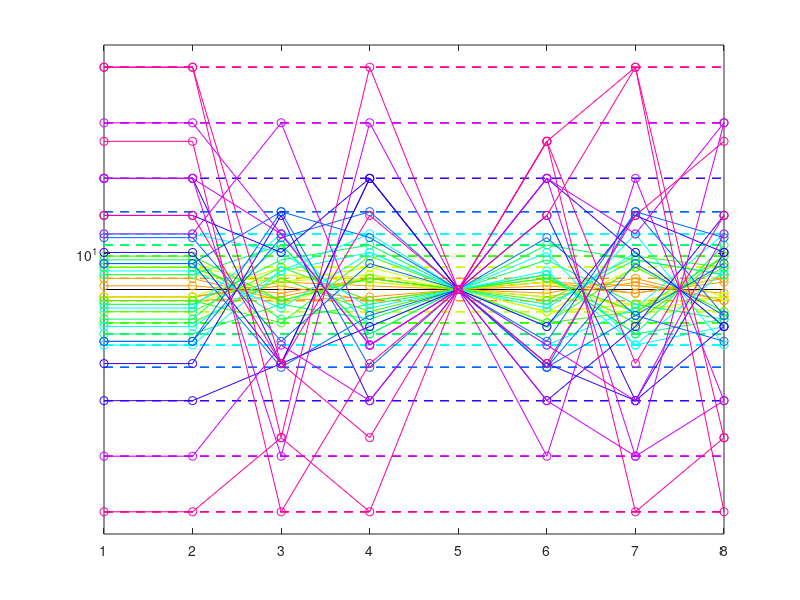

Source code (MATLAB):
function create_AM_jitter_matfiles_uniform_log2_v3
% New version for creating AM jitter stimuli. 
% Now done formulaically, along presumed perceptual axis.
% Also now always includes the "centroid" AM rate in the vectors, currently
% designed to be in the center position (i.e. 4th rate of vector length 7).
% This allows a standard comparison across randomized and ranked stimuli.
% 
% KP, 2016.

rng('shuffle');


%Stimulus parameters
AMrate      = 8; %Hz
AMrate_exp = log2(AMrate);
log2steps   = [0 0.1 0.2 0.3 0.4 0.5 0.7 1 1.5 2] ; 

N_periods   = 7; %must be an odd number, because "centroid" rate will always be included
AMrate_pos  = (N_periods+1)/2;
uniqueRates = N_periods;
reps = 5;


%Saving info
pn = 'D:\stim\AMjitter';
savedir = sprintf('AM_%iHz_final',AMrate);

%Plotting info
p_cols = hsv(length(log2steps));
figure(1); clf
plot([1 uniqueRates+1],[AMrate AMrate],'-k')

for ii = 1:numel(log2steps)
    
    rateMin = 2^(AMrate_exp - log2steps(ii) );
    rateMax = 2^(AMrate_exp + log2steps(ii) );
        
    %Get rate values equally spaced in logarithmic axis
    if log2steps(ii)>0
        
        steps = (uniqueRates+1)/2;
        
        rateVec = [2.^ linspace( AMrate_exp-log2steps(ii), AMrate_exp , steps)...
                   2.^ linspace( AMrate_exp, AMrate_exp+log2steps(ii), steps)];
               
        rateVec(steps:steps+1)=[]; %remove repeated rates. they will be added later at a fixed position.
        
        
        %Now permute rates for randomized vectors
        rVidx=[]; buffer=[];
        
        if N_periods > uniqueRates      % long vectors for Appetitive training
            
            rateVec = [rateVec AMrate]; %add centroid rate, order doesn't matter
            
            while numel(rVidx)<N_periods
                rVidx = [rVidx randperm(length(rateVec))];
            end
            
            buffer = rateVec(rVidx(1:N_periods));
            
            filename = sprintf('AM_%iHz_%s_rnd.mat',AMrate,num2str(log2steps(ii)*100));
            savefilename = fullfile(pn,'AppetitiveTraining',filename);
            save(savefilename,'buffer','-v7.3')
            
            
        elseif N_periods == uniqueRates  % short vectors for ephys and behavior
            
            %Save ranked versions first
            
             %increasing rate
            buffer = sort([rateVec AMrate],'ascend');
            buffer = [buffer(1) buffer];
            
            filename = sprintf('AM_%iHz_%s_inc.mat',AMrate,num2str(log2steps(ii)*100));
            savefilename = fullfile(pn,savedir,filename);
%             save(savefilename,'buffer','-v7.3')
            
             %decreasing rate
            buffer = sort([rateVec AMrate],'descend');
            buffer = [buffer(1) buffer];
            
            filename = sprintf('AM_%iHz_%s_dec.mat',AMrate,num2str(log2steps(ii)*100));
            savefilename = fullfile(pn,savedir,filename);
%             save(savefilename,'buffer','-v7.3')
            
            
            %Shuffle indices to get random rate vectors
            for rep = 1:reps
                
                buffer=[];
                rVidx = randperm(length(rateVec));
                
                buffer = [rateVec(rVidx(1)),...   %first rate will be skipped in program, but is used for TTL delay
                          rateVec(rVidx(1:AMrate_pos-1)),...
                          AMrate,...   %insert centroid AM rate in desired (middle) position
                          rateVec(rVidx(AMrate_pos:end))];
                
                
                %Save randomized rate vector file for each trial
                
                filename = sprintf('AM_%iHz_%s_rnd-%i.mat',AMrate,num2str(log2steps(ii)*100),rep);
                savefilename = fullfile(pn,savedir,filename);
%                 save(savefilename,'buffer','-v7.3')
                
                %Plot rate vectors
%                 if log2steps(ii)==1 
                    hold on
                    plot( 1:N_periods+1 , buffer , 'o-', 'Color',p_cols(ii,:) )
                    plot([1 1; N_periods+1 N_periods+1],...
                        [rateMin rateMax; rateMin rateMax],...
                        '--','Color',p_cols(ii,:))
                    hold off
%                 end
                
            end
        end
        
    elseif log2steps(ii)==0 %create and save vector for strictly periodic case
        
        buffer = repmat(AMrate,[1 N_periods+1]);
        
        filename = sprintf('AM_%iHz_%s.mat',AMrate,num2str(log2steps(ii)*100));
        if N_periods > uniqueRates
            savefilename = fullfile(pn,'AppetitiveTraining',filename);
        elseif N_periods == uniqueRates
            savefilename = fullfile(pn,savedir,filename);
        end
%         save(savefilename,'buffer','-v7.3')
        
    end
    
end
%Finish plot
set(gca,'YScale','log')
ylim([2.^(AMrate_exp-log2steps(ii)-0.2) 2.^(AMrate_exp+log2steps(ii)+0.2)])

end







